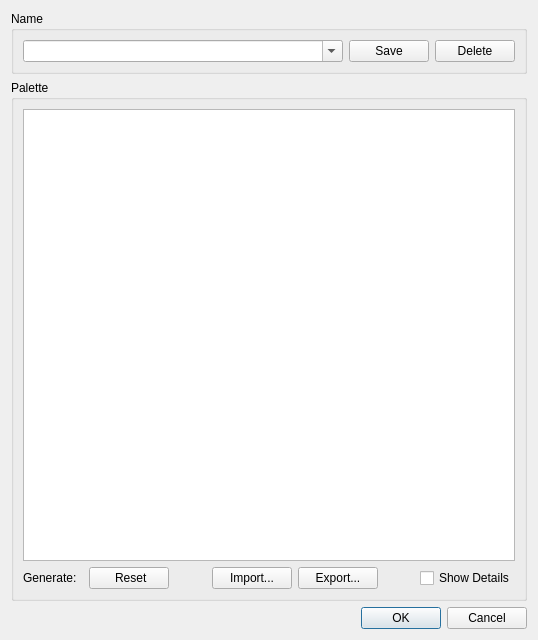
<?xml version="1.0" encoding="UTF-8"?>
<ui version="4.0">
 <author>rncbc aka Rui Nuno Capela</author>
 <comment>padthv1 - an old-school additive polyphonic synthesizer

  Copyright (C) 2012-2019, rncbc aka Rui Nuno Capela. All rights reserved.

  This program is free software; you can redistribute it and/or
  modify it under the terms of the GNU General Public License
  as published by the Free Software Foundation; either version 2
  of the License, or (at your option) any later version.

  This program is distributed in the hope that it will be useful,
  but WITHOUT ANY WARRANTY; without even the implied warranty of
  MERCHANTABILITY or FITNESS FOR A PARTICULAR PURPOSE.  See the
  GNU General Public License for more details.

  You should have received a copy of the GNU General Public License along
  with this program; if not, write to the Free Software Foundation, Inc.,
  51 Franklin Street, Fifth Floor, Boston, MA 02110-1301 USA.

 </comment>
 <class>padthv1widget_palette</class>
 <widget class="QDialog" name="padthv1widget_palette">
  <property name="geometry">
   <rect>
    <x>0</x>
    <y>0</y>
    <width>534</width>
    <height>640</height>
   </rect>
  </property>
  <property name="sizePolicy">
   <sizepolicy hsizetype="Expanding" vsizetype="Expanding">
    <horstretch>0</horstretch>
    <verstretch>0</verstretch>
   </sizepolicy>
  </property>
  <property name="windowTitle">
   <string>Color Themes</string>
  </property>
  <layout class="QVBoxLayout">
   <item>
    <widget class="QGroupBox" name="nameBox">
     <property name="title">
      <string>Name</string>
     </property>
     <layout class="QHBoxLayout">
      <item>
       <widget class="QComboBox" name="nameCombo">
        <property name="sizePolicy">
         <sizepolicy hsizetype="Expanding" vsizetype="Fixed">
          <horstretch>0</horstretch>
          <verstretch>0</verstretch>
         </sizepolicy>
        </property>
        <property name="minimumSize">
         <size>
          <width>320</width>
          <height>0</height>
         </size>
        </property>
        <property name="toolTip">
         <string>Current color palette name</string>
        </property>
        <property name="editable">
         <bool>true</bool>
        </property>
        <property name="insertPolicy">
         <enum>QComboBox::NoInsert</enum>
        </property>
       </widget>
      </item>
      <item>
       <widget class="QPushButton" name="saveButton">
        <property name="toolTip">
         <string>Save current color palette name</string>
        </property>
        <property name="text">
         <string>Save</string>
        </property>
        <property name="icon">
         <iconset resource="padthv1.qrc">:/images/presetSave.png</iconset>
        </property>
       </widget>
      </item>
      <item>
       <widget class="QPushButton" name="deleteButton">
        <property name="toolTip">
         <string>Delete current color palette name</string>
        </property>
        <property name="text">
         <string>Delete</string>
        </property>
        <property name="icon">
         <iconset resource="padthv1.qrc">:/images/presetDelete.png</iconset>
        </property>
       </widget>
      </item>
     </layout>
    </widget>
   </item>
   <item>
    <widget class="QGroupBox" name="paletteBox">
     <property name="title">
      <string>Palette</string>
     </property>
     <layout class="QGridLayout">
      <item row="0" column="0" colspan="8">
       <widget class="QTreeView" name="paletteView">
        <property name="minimumSize">
         <size>
          <width>280</width>
          <height>360</height>
         </size>
        </property>
        <property name="toolTip">
         <string>Current color palette</string>
        </property>
        <property name="alternatingRowColors">
         <bool>true</bool>
        </property>
       </widget>
      </item>
      <item row="1" column="0">
       <widget class="QLabel" name="generateLabel">
        <property name="text">
         <string>Generate:</string>
        </property>
       </widget>
      </item>
      <item row="1" column="1">
       <widget class="padthv1widget_palette::ColorButton" name="generateButton" native="true">
        <property name="sizePolicy">
         <sizepolicy hsizetype="Fixed" vsizetype="Fixed">
          <horstretch>0</horstretch>
          <verstretch>0</verstretch>
         </sizepolicy>
        </property>
        <property name="focusPolicy">
         <enum>Qt::StrongFocus</enum>
        </property>
        <property name="toolTip">
         <string>Base color to generate palette</string>
        </property>
       </widget>
      </item>
      <item row="1" column="2">
       <widget class="QPushButton" name="resetButton">
        <property name="toolTip">
         <string>Reset all current palette colors</string>
        </property>
        <property name="text">
         <string> Reset</string>
        </property>
        <property name="icon">
         <iconset resource="padthv1.qrc">:/images/itemReset.png</iconset>
        </property>
       </widget>
      </item>
      <item row="1" column="3">
       <spacer>
        <property name="orientation">
         <enum>Qt::Horizontal</enum>
        </property>
        <property name="sizeHint">
         <size>
          <width>8</width>
          <height>20</height>
         </size>
        </property>
       </spacer>
      </item>
      <item row="1" column="4">
       <widget class="QPushButton" name="importButton">
        <property name="toolTip">
         <string>Import a custom color theme (palette) from file</string>
        </property>
        <property name="text">
         <string>Import...</string>
        </property>
        <property name="icon">
         <iconset resource="padthv1.qrc">:/images/presetOpen.png</iconset>
        </property>
       </widget>
      </item>
      <item row="1" column="5">
       <widget class="QPushButton" name="exportButton">
        <property name="toolTip">
         <string>Export a custom color theme (palette) to file</string>
        </property>
        <property name="text">
         <string>Export...</string>
        </property>
        <property name="icon">
         <iconset resource="padthv1.qrc">:/images/presetSave.png</iconset>
        </property>
       </widget>
      </item>
      <item row="1" column="6">
       <spacer>
        <property name="orientation">
         <enum>Qt::Horizontal</enum>
        </property>
        <property name="sizeHint">
         <size>
          <width>8</width>
          <height>20</height>
         </size>
        </property>
       </spacer>
      </item>
      <item row="1" column="7">
       <widget class="QCheckBox" name="detailsCheck">
        <property name="text">
         <string>Show Details</string>
        </property>
       </widget>
      </item>
     </layout>
    </widget>
   </item>
   <item>
    <widget class="QDialogButtonBox" name="dialogButtons">
     <property name="orientation">
      <enum>Qt::Horizontal</enum>
     </property>
     <property name="standardButtons">
      <set>QDialogButtonBox::Cancel|QDialogButtonBox::Ok</set>
     </property>
    </widget>
   </item>
  </layout>
 </widget>
 <customwidgets>
  <customwidget>
   <class>padthv1widget_palette::ColorButton</class>
  </customwidget>
 </customwidgets>
 <tabstops>
  <tabstop>nameCombo</tabstop>
  <tabstop>saveButton</tabstop>
  <tabstop>deleteButton</tabstop>
  <tabstop>paletteView</tabstop>
  <tabstop>generateButton</tabstop>
  <tabstop>resetButton</tabstop>
  <tabstop>importButton</tabstop>
  <tabstop>exportButton</tabstop>
  <tabstop>detailsCheck</tabstop>
  <tabstop>dialogButtons</tabstop>
 </tabstops>
 <resources>
  <include location="padthv1.qrc"/>
 </resources>
 <connections/>
</ui>
